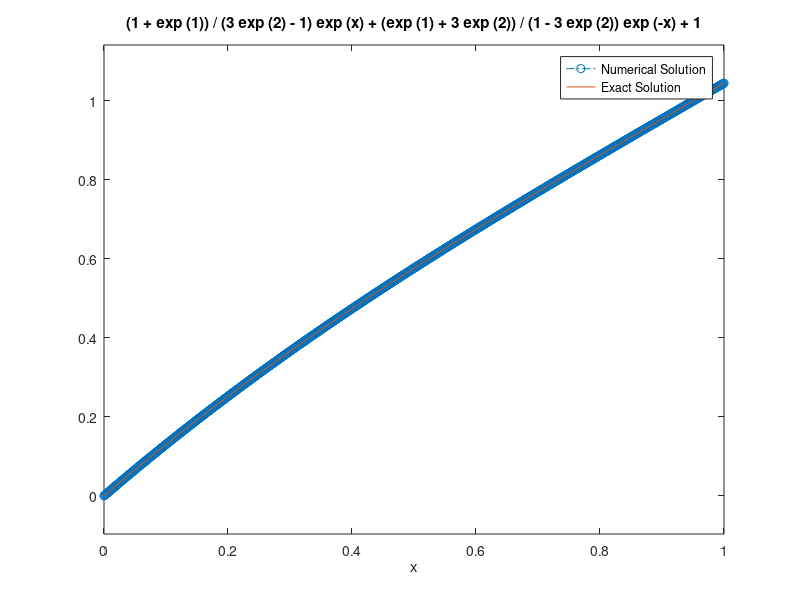

Write MATLAB code to recreate this figure.
%% PDE CDT Matlab assignment 3
% Name: Aili Shao 

%% Solve 1D Poisson problem on [0,1]:
% -d^u/dx^2=1, u(0)=0, u'(1)=3.
N=200; % Number of grid points
% Generate the mesh
x=linspace(0,1,N+1);
% Initialisation of the solution vector
u=zeros(1, N+1);
% Define RHS
b=ones(1,N)';
b(end)=1/2+3*N; % Impose the RHS inhomogeneous neumann bc
% Generate the finite difference matrix
A=(N)^2*toeplitz([2  -1 zeros(1,N-2)]);

% Note that we may use spdiags to generate sparse matrix to ensure
% computation efficiency 
% e = ones(1, N)';
% A = N^2* spdiags([-e 2*e -e], [-1 0 1], N, N);

% Modify the last row according to the rhs neumann bc
A(end,:)=N^2*[zeros(1,N-2)  -1  1];
%A(end,end)=N^2
% Solve the linear system using backslash
u(2:end)=A\b;  
u(1)=0; % impose the RHS homogeneous dirichlet bc
plot(x,u,'-.o')
hold on; 
% Compare with the true solution 
utrue =@(x) -x.^2/2+4*x;
ezplot(utrue,[0,1]);
legend('Numerical Solution', 'Exact Solution')
hold off;
%Compute the error
err=norm(utrue(x)-u,inf)


%% Solve 1D Helmhotz problem on [0,1]:
% -d^u/dx^2+U=1, u(0)=0, 2u(1)+u'(1)=3.
N=1000; % Number of grid points
% Generate the mesh
x=linspace(0,1,N+1);
% Initialisation of the solution vector
u=zeros(1, N+1);
% Define RHS
b=ones(1,N)';
b(end)=1+6*N; % Impose the RHS inhomogeneous robin bc
% Generate the finite difference matrix
A=(N)^2*toeplitz([2  -1 zeros(1,N-2)]);
% Modify the last row according to the rhs robin bc
%Note that the BC gives
% [u(N+1)-u(N-1)]/(2dx)+2u(N)=3 -->u(N+1)=6*dx-4*dx*u(N)+u(N-1)
% Substitute into our FD scheme [-u(N-1)+2u(N)-u(N+1)]/dx^2, we get new
% coefficients for u(N) and u(N-1)
A(end,:)=N^2*[zeros(1,N-2)  -2  2+4/N];
I=eye(N,N);
M=A+I;
% Solve the linear system using backslash
u(2:end)=M\b;  
u(1)=0; % impose the RHS homogeneous dirichlet bc
plot(x,u,'-.o')
hold on; 
% Compare with the true solution 
utrue =@(x) (1+exp(1))/(3*exp(2)-1)*exp(x)+...
    (exp(1)+3*exp(2))/ (1-3*exp(2))*exp(-x)+1;
ezplot(utrue,[0,1]);
legend('Numerical Solution', 'Exact Solution')
hold off;
%Compute the error
err=norm(utrue(x)-u,inf)